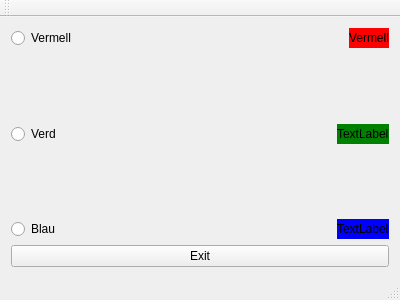
<?xml version="1.0" encoding="UTF-8"?>
<ui version="4.0">
 <class>MainWindow</class>
 <widget class="QMainWindow" name="MainWindow">
  <property name="geometry">
   <rect>
    <x>0</x>
    <y>0</y>
    <width>400</width>
    <height>300</height>
   </rect>
  </property>
  <property name="windowTitle">
   <string>MainWindow</string>
  </property>
  <widget class="QWidget" name="centralWidget">
   <layout class="QVBoxLayout" name="verticalLayout_2">
    <item>
     <layout class="QVBoxLayout" name="verticalLayout">
      <item>
       <layout class="QHBoxLayout" name="horizontalLayout">
        <item>
         <widget class="QRadioButton" name="radioButton">
          <property name="text">
           <string>Vermell</string>
          </property>
         </widget>
        </item>
        <item>
         <spacer name="horizontalSpacer">
          <property name="orientation">
           <enum>Qt::Horizontal</enum>
          </property>
          <property name="sizeHint" stdset="0">
           <size>
            <width>118</width>
            <height>20</height>
           </size>
          </property>
         </spacer>
        </item>
        <item>
         <widget class="QLabel" name="label">
          <property name="autoFillBackground">
           <bool>false</bool>
          </property>
          <property name="styleSheet">
           <string notr="true">background-color : red</string>
          </property>
          <property name="text">
           <string>Vermell</string>
          </property>
         </widget>
        </item>
       </layout>
      </item>
      <item>
       <spacer name="verticalSpacer_2">
        <property name="orientation">
         <enum>Qt::Vertical</enum>
        </property>
        <property name="sizeHint" stdset="0">
         <size>
          <width>20</width>
          <height>18</height>
         </size>
        </property>
       </spacer>
      </item>
      <item>
       <layout class="QHBoxLayout" name="horizontalLayout_2">
        <item>
         <widget class="QRadioButton" name="radioButton_2">
          <property name="text">
           <string>Verd</string>
          </property>
         </widget>
        </item>
        <item>
         <spacer name="horizontalSpacer_2">
          <property name="orientation">
           <enum>Qt::Horizontal</enum>
          </property>
          <property name="sizeHint" stdset="0">
           <size>
            <width>138</width>
            <height>20</height>
           </size>
          </property>
         </spacer>
        </item>
        <item>
         <widget class="QLabel" name="label_2">
          <property name="styleSheet">
           <string notr="true">background-color : green</string>
          </property>
          <property name="text">
           <string>TextLabel</string>
          </property>
         </widget>
        </item>
       </layout>
      </item>
      <item>
       <spacer name="verticalSpacer">
        <property name="orientation">
         <enum>Qt::Vertical</enum>
        </property>
        <property name="sizeHint" stdset="0">
         <size>
          <width>20</width>
          <height>13</height>
         </size>
        </property>
       </spacer>
      </item>
      <item>
       <layout class="QHBoxLayout" name="horizontalLayout_3">
        <item>
         <widget class="QRadioButton" name="radioButton_3">
          <property name="text">
           <string>Blau</string>
          </property>
         </widget>
        </item>
        <item>
         <spacer name="horizontalSpacer_3">
          <property name="orientation">
           <enum>Qt::Horizontal</enum>
          </property>
          <property name="sizeHint" stdset="0">
           <size>
            <width>148</width>
            <height>20</height>
           </size>
          </property>
         </spacer>
        </item>
        <item>
         <widget class="QLabel" name="label_3">
          <property name="styleSheet">
           <string notr="true">background-color : blue</string>
          </property>
          <property name="text">
           <string>TextLabel</string>
          </property>
         </widget>
        </item>
       </layout>
      </item>
     </layout>
    </item>
    <item>
     <widget class="QPushButton" name="pushButton">
      <property name="text">
       <string>Exit</string>
      </property>
     </widget>
    </item>
   </layout>
  </widget>
  <widget class="QMenuBar" name="menuBar">
   <property name="geometry">
    <rect>
     <x>0</x>
     <y>0</y>
     <width>400</width>
     <height>22</height>
    </rect>
   </property>
  </widget>
  <widget class="QToolBar" name="mainToolBar">
   <attribute name="toolBarArea">
    <enum>TopToolBarArea</enum>
   </attribute>
   <attribute name="toolBarBreak">
    <bool>false</bool>
   </attribute>
  </widget>
  <widget class="QStatusBar" name="statusBar"/>
 </widget>
 <layoutdefault spacing="6" margin="11"/>
 <resources/>
 <connections>
  <connection>
   <sender>pushButton</sender>
   <signal>clicked()</signal>
   <receiver>MainWindow</receiver>
   <slot>close()</slot>
   <hints>
    <hint type="sourcelabel">
     <x>201</x>
     <y>250</y>
    </hint>
    <hint type="destinationlabel">
     <x>167</x>
     <y>276</y>
    </hint>
   </hints>
  </connection>
  <connection>
   <sender>radioButton</sender>
   <signal>clicked(bool)</signal>
   <receiver>label_2</receiver>
   <slot>setDisabled(bool)</slot>
   <hints>
    <hint type="sourcelabel">
     <x>61</x>
     <y>72</y>
    </hint>
    <hint type="destinationlabel">
     <x>330</x>
     <y>136</y>
    </hint>
   </hints>
  </connection>
  <connection>
   <sender>radioButton</sender>
   <signal>clicked(bool)</signal>
   <receiver>label</receiver>
   <slot>setEnabled(bool)</slot>
   <hints>
    <hint type="sourcelabel">
     <x>83</x>
     <y>63</y>
    </hint>
    <hint type="destinationlabel">
     <x>349</x>
     <y>61</y>
    </hint>
   </hints>
  </connection>
  <connection>
   <sender>radioButton</sender>
   <signal>clicked(bool)</signal>
   <receiver>label_3</receiver>
   <slot>setDisabled(bool)</slot>
   <hints>
    <hint type="sourcelabel">
     <x>37</x>
     <y>72</y>
    </hint>
    <hint type="destinationlabel">
     <x>347</x>
     <y>213</y>
    </hint>
   </hints>
  </connection>
  <connection>
   <sender>radioButton_2</sender>
   <signal>clicked(bool)</signal>
   <receiver>label</receiver>
   <slot>setDisabled(bool)</slot>
   <hints>
    <hint type="sourcelabel">
     <x>52</x>
     <y>150</y>
    </hint>
    <hint type="destinationlabel">
     <x>339</x>
     <y>60</y>
    </hint>
   </hints>
  </connection>
  <connection>
   <sender>radioButton_2</sender>
   <signal>clicked(bool)</signal>
   <receiver>label_3</receiver>
   <slot>setDisabled(bool)</slot>
   <hints>
    <hint type="sourcelabel">
     <x>67</x>
     <y>149</y>
    </hint>
    <hint type="destinationlabel">
     <x>325</x>
     <y>223</y>
    </hint>
   </hints>
  </connection>
  <connection>
   <sender>radioButton_2</sender>
   <signal>clicked(bool)</signal>
   <receiver>label_2</receiver>
   <slot>setEnabled(bool)</slot>
   <hints>
    <hint type="sourcelabel">
     <x>32</x>
     <y>139</y>
    </hint>
    <hint type="destinationlabel">
     <x>328</x>
     <y>152</y>
    </hint>
   </hints>
  </connection>
  <connection>
   <sender>radioButton_3</sender>
   <signal>clicked(bool)</signal>
   <receiver>label</receiver>
   <slot>setDisabled(bool)</slot>
   <hints>
    <hint type="sourcelabel">
     <x>23</x>
     <y>219</y>
    </hint>
    <hint type="destinationlabel">
     <x>352</x>
     <y>58</y>
    </hint>
   </hints>
  </connection>
  <connection>
   <sender>radioButton_3</sender>
   <signal>clicked(bool)</signal>
   <receiver>label_2</receiver>
   <slot>setDisabled(bool)</slot>
   <hints>
    <hint type="sourcelabel">
     <x>45</x>
     <y>228</y>
    </hint>
    <hint type="destinationlabel">
     <x>337</x>
     <y>148</y>
    </hint>
   </hints>
  </connection>
  <connection>
   <sender>radioButton_3</sender>
   <signal>clicked(bool)</signal>
   <receiver>label_3</receiver>
   <slot>setEnabled(bool)</slot>
   <hints>
    <hint type="sourcelabel">
     <x>60</x>
     <y>230</y>
    </hint>
    <hint type="destinationlabel">
     <x>329</x>
     <y>231</y>
    </hint>
   </hints>
  </connection>
 </connections>
</ui>
